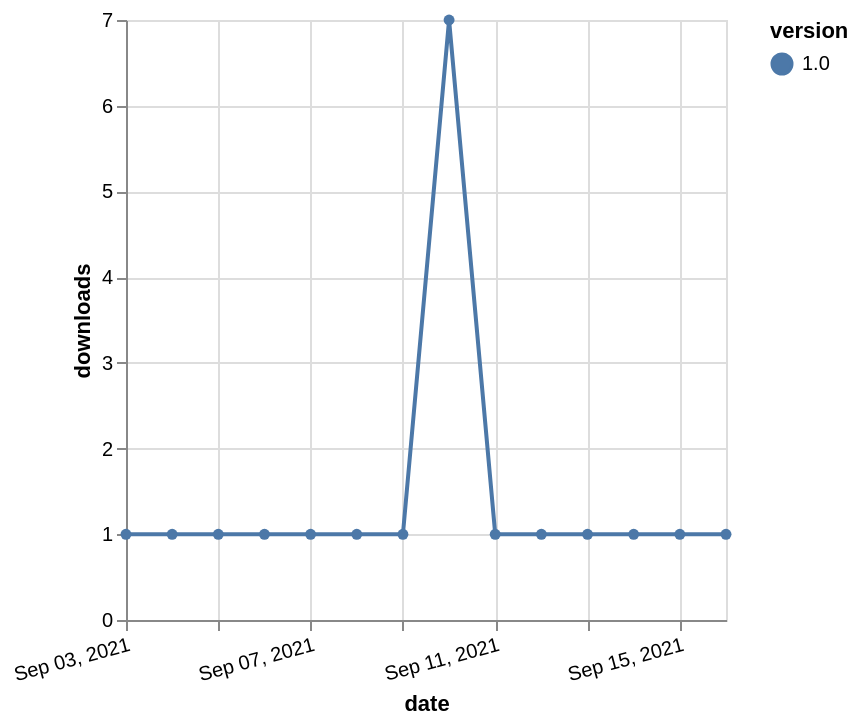

Write the Vega-Lite specification saved for this chart.
### Vega-Lite specification from a JSON file in a GitHub repository (floating-point values rounded to 4 significant figures)
{"$schema": "https://vega.github.io/schema/vega-lite/v5.json", "description": "A simple bar chart with embedded data.", "data": {"values": [{"date": "2021-09-03", "total": 350, "delta": 1, "version": "1.0"}, {"date": "2021-09-04", "total": 351, "delta": 1, "version": "1.0"}, {"date": "2021-09-05", "total": 352, "delta": 1, "version": "1.0"}, {"date": "2021-09-06", "total": 353, "delta": 1, "version": "1.0"}, {"date": "2021-09-07", "total": 354, "delta": 1, "version": "1.0"}, {"date": "2021-09-08", "total": 355, "delta": 1, "version": "1.0"}, {"date": "2021-09-09", "total": 356, "delta": 1, "version": "1.0"}, {"date": "2021-09-10", "total": 363, "delta": 7, "version": "1.0"}, {"date": "2021-09-11", "total": 364, "delta": 1, "version": "1.0"}, {"date": "2021-09-12", "total": 365, "delta": 1, "version": "1.0"}, {"date": "2021-09-13", "total": 366, "delta": 1, "version": "1.0"}, {"date": "2021-09-14", "total": 367, "delta": 1, "version": "1.0"}, {"date": "2021-09-15", "total": 368, "delta": 1, "version": "1.0"}, {"date": "2021-09-16", "total": 369, "delta": 1, "version": "1.0"}]}, "width": "container", "mark": {"type": "line", "point": {"filled": true}}, "encoding": {"x": {"field": "date", "type": "temporal", "timeUnit": "yearmonthdate", "title": "date", "axis": {"labelAngle": -15}}, "y": {"field": "delta", "type": "quantitative", "title": "downloads"}, "color": {"field": "version", "type": "nominal"}, "tooltip": {"field": "delta"}}}
